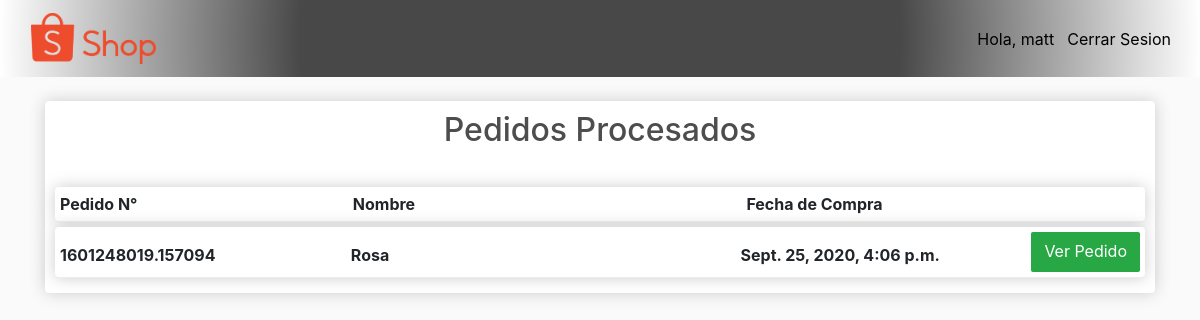
The page /ware/processed_orders/ (signed in) on the database its author committed.
### store/models.py (models this page shows, shortened)
class Order(models.Model):
    customer = models.ForeignKey(Customer, on_delete=models.SET_NULL, null=True, blank=True)
    date = models.DateTimeField(auto_now_add=True)
    complete = models.BooleanField(default=False)
    transaction_id = models.CharField(max_length=100, null=True)
    processed = models.BooleanField(default=False)

class Customer(models.Model):
    user = models.OneToOneField(User, on_delete=models.CASCADE, null=True, blank=True)
    name = models.CharField(max_length=200, null=True)
    first_name = models.CharField(max_length=200, null=True)
    last_name = models.CharField(max_length=200, null=True)
    email = models.EmailField(max_length=254, null=True)
    profile_picture = models.ImageField(blank=False, default="person-circle.png", null=False)
    date_created = models.DateTimeField(auto_now_add=True, null=True)
    def __str__(self):
        return self.name

### ware/decorators.py (the view)
        def wrapper_func(request, *args, **kwargs):
            group = None
            if request.user.groups.exists():
                group = request.user.groups.all()[0].name
            if group in allowed_roles:
                return view_func(request, *args, **kwargs)
            else:
                return HttpResponse('No Tiene los Privilegios para Acceder a esta Pagina!\nQUE LASTIMA!')

### ware/views.py (called while the page is built)
@login_required(login_url='login')
@allowed_users(allowed_roles=['admin', 'employees', 'customers'])
def processed_orders(request):
    group = None
    if request.user.groups.exists():
        group = request.user.groups.all()[0].name
        print(group)
    order = Order.objects.all()
    context = {'orders': order, 'group': group}
    return render(request, 'ware/processed_orders.html', context)

### ware/templates/ware/processed_orders.html (shortened to what this page needs)
{% extends 'ware/main_ware.html' %}
{% load static %}
{% block content %}
<div class="row-orders">
    <div class="title"><h2>Pedidos Procesados</h2></div>
    <br>
    <div class="orders-id-list">
        <div class="col-left-title"><strong>Pedido N°</strong></div>
        <div class="col-center-title"><strong>Nombre</strong></div>
        <div class="col-right-title"><strong>Fecha de Compra</strong></div>
    </div>
    {% if orders %}
    {% for order in orders %}
    {% if order.processed == True and order.complete == True %}
    <div class="orders-id-list">
        <div class="col-left-d">
            <div class="center"><strong><p>{{order.transaction_id}}</p></strong></div>
        </div>
        <div class="col-center-d">
            <div class="center"><strong><p>{{order.customer}}</p></strong></div>
        </div>
        <div class="col-right-d">
            <div class="center"><strong><p>{{order.date}}</p></strong></div>
        </div>
        <a class="btn btn-success" href="{% url 'details' order.transaction_id %}" style="float:right">Ver Pedido</a>
    </div>
    {% endif %}
    {% endfor %}
    {% endif %}
</div>
{% endblock content %}

### ware/templates/ware/main_ware.html (shortened to what this page needs)
<!DOCTYPE html>
{% load static %}
<html>
<head>
	<link href="https://stackpath.bootstrapcdn.com/bootstrap/4.5.0/css/bootstrap.min.css"
 rel="stylesheet">
	<link href="{% static 'css/main_ware.css' %}" rel="stylesheet" type="text/css">
</head>
<body>
<nav class="navbar navbar-expand-lg navbar-light bg-light" id="nav">
	<div>
		<a class="navbar-brand" href="{% url 'store' %}">
			<img id="home" src="{% static 'images/shop.png' %}">
		</a>
	</div>
	<div class="collapse navbar-collapse" id="navbarSupportedContent">
		<div class="form-inline my-2 my-lg-0">
			<span class="hello-msg" id="hello-user">Hola, {{request.user}}</span>
			<a href="{% url 'logout' %}">
				<button class="btn btn-link" id="close-session" type="button">Cerrar Sesion</button>
			</a>
		</div>
	</div>
</nav>
<div class="container"><br>
	{% block content %}
	{% endblock content %}
</div>
</body>
</html>

### static/css/main_ware.css (style rules this page uses)
body { background-color: hsl(0, 0%, 98%); }
h1,h2,h3,h4,h5,h6 { color:hsl(0, 0%, 30%); }
.bg-light { background: radial-gradient(circle, rgba(0,0,0,0.7091211484593838) 50%, rgba(255,255,255,1) 100%); }
.btn { border-radius: 0.1em/0.1em; }
.btn-link, .btn-link:hover, .hello-msg { font-size: 16px; color:black; }
#home { width:125px; display: inline-block; margin-left: 15px; }
.row-orders { box-shadow:hsl(0, 0%, 80%) 0 0 16px; background-color: #fff; border-radius: 4px; padding: 10px; }
.title { text-align: center; }
.orders-id-list { display: flex; justify-content: space-between; padding-bottom: 5px; margin-bottom: 5px; margin-top:5px; border-bottom: 1px solid #ececec; box-shadow:hsl(0, 0%, 80%) 0 0 16px; background-color: #fff; border-radius: 4px; padding: 5px; }
.center { position: relative; top: 28%; }
.col-left-title { width:12em; flex-grow:1; }
.col-center-title { width:12em; flex-grow:2; }
.col-right-title { width:12em; flex-grow:2; }
.col-left-d { width:12em; flex-grow:1; }
.col-center-d { width:12em; flex-grow:2; }
.col-right-d { width:12em; flex-grow:1; }

### rows shown on the page
Order: transaction_id "1601248019.157094", customer "Rosa", date "Sept. 25, 2020, 4:06 p.m."

### other values the page prints
{{ request.user }} "matt"
